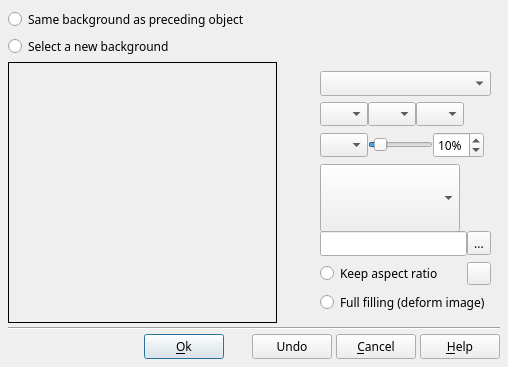
<?xml version="1.0" encoding="UTF-8"?>
<ui version="4.0">
 <class>DlgBackgroundProperties</class>
 <widget class="QDialog" name="DlgBackgroundProperties">
  <property name="geometry">
   <rect>
    <x>0</x>
    <y>0</y>
    <width>508</width>
    <height>367</height>
   </rect>
  </property>
  <property name="minimumSize">
   <size>
    <width>500</width>
    <height>300</height>
   </size>
  </property>
  <property name="font">
   <font>
    <family>Sans Serif</family>
    <pointsize>9</pointsize>
   </font>
  </property>
  <property name="windowTitle">
   <string>Background properties</string>
  </property>
  <layout class="QVBoxLayout" name="verticalLayout">
   <property name="spacing">
    <number>4</number>
   </property>
   <property name="leftMargin">
    <number>8</number>
   </property>
   <property name="topMargin">
    <number>8</number>
   </property>
   <property name="rightMargin">
    <number>8</number>
   </property>
   <property name="bottomMargin">
    <number>8</number>
   </property>
   <item>
    <widget class="QRadioButton" name="SameBackgroundRD">
     <property name="sizePolicy">
      <sizepolicy hsizetype="Preferred" vsizetype="Fixed">
       <horstretch>0</horstretch>
       <verstretch>0</verstretch>
      </sizepolicy>
     </property>
     <property name="toolTip">
      <string>If this option is selected, the slide will have no background definition  but will use the same background as the previous slide:
- If the previous slide does not have a background definition either, the check continues backwards until a slide is found which does have a background definition.
- If no previous slide has a background definition, then a black frame will be used.</string>
     </property>
     <property name="text">
      <string>Same background as preceding object</string>
     </property>
    </widget>
   </item>
   <item>
    <widget class="QRadioButton" name="NewBackgroundRD">
     <property name="sizePolicy">
      <sizepolicy hsizetype="Preferred" vsizetype="Fixed">
       <horstretch>0</horstretch>
       <verstretch>0</verstretch>
      </sizepolicy>
     </property>
     <property name="toolTip">
      <string>If this option is selected, the slide will have its own background definition.</string>
     </property>
     <property name="text">
      <string>Select a new background</string>
     </property>
    </widget>
   </item>
   <item>
    <widget class="QWidget" name="widget" native="true">
     <layout class="QHBoxLayout" name="horizontalLayout_7">
      <property name="spacing">
       <number>4</number>
      </property>
      <property name="leftMargin">
       <number>0</number>
      </property>
      <property name="topMargin">
       <number>0</number>
      </property>
      <property name="rightMargin">
       <number>0</number>
      </property>
      <property name="bottomMargin">
       <number>0</number>
      </property>
      <item>
       <widget class="QLabel" name="Preview">
        <property name="sizePolicy">
         <sizepolicy hsizetype="Expanding" vsizetype="Expanding">
          <horstretch>0</horstretch>
          <verstretch>0</verstretch>
         </sizepolicy>
        </property>
        <property name="frameShape">
         <enum>QFrame::Box</enum>
        </property>
        <property name="text">
         <string notr="true"/>
        </property>
       </widget>
      </item>
      <item>
       <widget class="QWidget" name="scrollArea" native="true">
        <layout class="QGridLayout" name="gridLayout_2">
         <item row="1" column="0">
          <widget class="QLabel" name="FirstColorLabel">
           <property name="text">
            <string notr="true"/>
           </property>
           <property name="pixmap">
            <pixmap>:/img/color.png</pixmap>
           </property>
           <property name="alignment">
            <set>Qt::AlignRight|Qt::AlignTrailing|Qt::AlignVCenter</set>
           </property>
          </widget>
         </item>
         <item row="7" column="1">
          <spacer name="verticalSpacer">
           <property name="orientation">
            <enum>Qt::Vertical</enum>
           </property>
           <property name="sizeHint" stdset="0">
            <size>
             <width>20</width>
             <height>40</height>
            </size>
           </property>
          </spacer>
         </item>
         <item row="0" column="0">
          <widget class="QLabel" name="BrushTypeLabel">
           <property name="text">
            <string notr="true"/>
           </property>
           <property name="pixmap">
            <pixmap>:/img/color_fill.png</pixmap>
           </property>
           <property name="alignment">
            <set>Qt::AlignRight|Qt::AlignTrailing|Qt::AlignVCenter</set>
           </property>
          </widget>
         </item>
         <item row="3" column="1">
          <layout class="QHBoxLayout" name="horizontalLayout_5">
           <property name="spacing">
            <number>0</number>
           </property>
           <property name="leftMargin">
            <number>0</number>
           </property>
           <property name="topMargin">
            <number>0</number>
           </property>
           <property name="rightMargin">
            <number>0</number>
           </property>
           <property name="bottomMargin">
            <number>0</number>
           </property>
           <item>
            <widget class="cBackgroundComboBox" name="BackgroundCombo">
             <property name="minimumSize">
              <size>
               <width>140</width>
               <height>68</height>
              </size>
             </property>
             <property name="maximumSize">
              <size>
               <width>140</width>
               <height>68</height>
              </size>
             </property>
             <property name="toolTip">
              <string>Allows you to select an image.</string>
             </property>
            </widget>
           </item>
           <item>
            <widget class="QLabel" name="BackgroundComboSpacer">
             <property name="sizePolicy">
              <sizepolicy hsizetype="Preferred" vsizetype="Preferred">
               <horstretch>0</horstretch>
               <verstretch>0</verstretch>
              </sizepolicy>
             </property>
             <property name="text">
              <string notr="true"/>
             </property>
            </widget>
           </item>
          </layout>
         </item>
         <item row="4" column="0">
          <widget class="QLabel" name="ImageFileLabel">
           <property name="sizePolicy">
            <sizepolicy hsizetype="Fixed" vsizetype="Fixed">
             <horstretch>0</horstretch>
             <verstretch>0</verstretch>
            </sizepolicy>
           </property>
           <property name="minimumSize">
            <size>
             <width>24</width>
             <height>24</height>
            </size>
           </property>
           <property name="maximumSize">
            <size>
             <width>24</width>
             <height>24</height>
            </size>
           </property>
           <property name="text">
            <string notr="true"/>
           </property>
           <property name="pixmap">
            <pixmap>:/img/object_image.png</pixmap>
           </property>
           <property name="scaledContents">
            <bool>true</bool>
           </property>
           <property name="alignment">
            <set>Qt::AlignRight|Qt::AlignTrailing|Qt::AlignVCenter</set>
           </property>
          </widget>
         </item>
         <item row="0" column="1">
          <widget class="QComboBox" name="BrushTypeCombo">
           <property name="toolTip">
            <string>Allows you to select a brush type in the following list:
- Solid brush: Allow to selects a plain color.
- Gradient 2 colors: Allow to select a gradient from 2 colors
- Gradient 3 colors: Allow to select a gradient from 3 colors
- Image from library: Allow to select a predefined background
- Image disk: Allow to select a photo or an image from a file on the disk.</string>
           </property>
          </widget>
         </item>
         <item row="3" column="0">
          <layout class="QVBoxLayout" name="verticalLayout_2">
           <property name="spacing">
            <number>0</number>
           </property>
           <property name="leftMargin">
            <number>0</number>
           </property>
           <property name="topMargin">
            <number>0</number>
           </property>
           <property name="rightMargin">
            <number>0</number>
           </property>
           <property name="bottomMargin">
            <number>0</number>
           </property>
           <item>
            <widget class="QLabel" name="ImageLibraryLabel">
             <property name="minimumSize">
              <size>
               <width>24</width>
               <height>24</height>
              </size>
             </property>
             <property name="maximumSize">
              <size>
               <width>24</width>
               <height>24</height>
              </size>
             </property>
             <property name="text">
              <string/>
             </property>
             <property name="pixmap">
              <pixmap>:/img/object_image.png</pixmap>
             </property>
             <property name="scaledContents">
              <bool>true</bool>
             </property>
             <property name="alignment">
              <set>Qt::AlignRight|Qt::AlignTop|Qt::AlignTrailing</set>
             </property>
            </widget>
           </item>
           <item>
            <widget class="QLabel" name="ImageLibraryLabel2">
             <property name="text">
              <string notr="true"/>
             </property>
            </widget>
           </item>
          </layout>
         </item>
         <item row="2" column="0">
          <widget class="QLabel" name="OrientationLabel">
           <property name="text">
            <string notr="true"/>
           </property>
           <property name="pixmap">
            <pixmap>:/img/Distance.png</pixmap>
           </property>
           <property name="alignment">
            <set>Qt::AlignRight|Qt::AlignTrailing|Qt::AlignVCenter</set>
           </property>
          </widget>
         </item>
         <item row="5" column="1">
          <layout class="QHBoxLayout" name="horizontalLayout_8">
           <property name="spacing">
            <number>2</number>
           </property>
           <property name="leftMargin">
            <number>0</number>
           </property>
           <property name="topMargin">
            <number>0</number>
           </property>
           <property name="rightMargin">
            <number>0</number>
           </property>
           <property name="bottomMargin">
            <number>0</number>
           </property>
           <item>
            <widget class="QRadioButton" name="KeepRatioRB">
             <property name="sizePolicy">
              <sizepolicy hsizetype="Minimum" vsizetype="Fixed">
               <horstretch>0</horstretch>
               <verstretch>0</verstretch>
              </sizepolicy>
             </property>
             <property name="toolTip">
              <string>If this box is checked, the image isn't deformed and you can open the Image framing dialog to select a part of the image.</string>
             </property>
             <property name="text">
              <string>Keep aspect ratio</string>
             </property>
            </widget>
           </item>
           <item>
            <widget class="QToolButton" name="ImageEditCorrectBT">
             <property name="toolTip">
              <string>Opens the Image framing dialog to select a part of the image.</string>
             </property>
             <property name="text">
              <string notr="true"/>
             </property>
             <property name="icon">
              <iconset>
               <normaloff>:/img/EditImage.png</normaloff>:/img/EditImage.png</iconset>
             </property>
            </widget>
           </item>
          </layout>
         </item>
         <item row="2" column="1">
          <layout class="QHBoxLayout" name="horizontalLayout_3">
           <property name="spacing">
            <number>0</number>
           </property>
           <property name="leftMargin">
            <number>0</number>
           </property>
           <property name="topMargin">
            <number>0</number>
           </property>
           <property name="rightMargin">
            <number>0</number>
           </property>
           <property name="bottomMargin">
            <number>0</number>
           </property>
           <item>
            <widget class="cCGrdOrientationComboBox" name="OrientationCombo">
             <property name="sizePolicy">
              <sizepolicy hsizetype="Fixed" vsizetype="Fixed">
               <horstretch>0</horstretch>
               <verstretch>0</verstretch>
              </sizepolicy>
             </property>
             <property name="minimumSize">
              <size>
               <width>48</width>
               <height>24</height>
              </size>
             </property>
             <property name="maximumSize">
              <size>
               <width>48</width>
               <height>24</height>
              </size>
             </property>
             <property name="toolTip">
              <string>Allows you to select the gradient orientation.</string>
             </property>
             <property name="iconSize">
              <size>
               <width>64</width>
               <height>16</height>
              </size>
             </property>
            </widget>
           </item>
           <item>
            <widget class="QSlider" name="IntermPosSlider">
             <property name="sizePolicy">
              <sizepolicy hsizetype="Fixed" vsizetype="Fixed">
               <horstretch>0</horstretch>
               <verstretch>0</verstretch>
              </sizepolicy>
             </property>
             <property name="minimumSize">
              <size>
               <width>65</width>
               <height>0</height>
              </size>
             </property>
             <property name="maximumSize">
              <size>
               <width>65</width>
               <height>16777215</height>
              </size>
             </property>
             <property name="toolTip">
              <string>Allows you to define the position (in percentage) of the 3rd gradient color.</string>
             </property>
             <property name="minimum">
              <number>1</number>
             </property>
             <property name="value">
              <number>10</number>
             </property>
             <property name="orientation">
              <enum>Qt::Horizontal</enum>
             </property>
            </widget>
           </item>
           <item>
            <widget class="QSpinBox" name="IntermPosED">
             <property name="sizePolicy">
              <sizepolicy hsizetype="Fixed" vsizetype="Fixed">
               <horstretch>0</horstretch>
               <verstretch>0</verstretch>
              </sizepolicy>
             </property>
             <property name="toolTip">
              <string>Allows you to define the position (in percentage) of the 3rd gradient color.</string>
             </property>
             <property name="suffix">
              <string notr="true">%</string>
             </property>
             <property name="minimum">
              <number>1</number>
             </property>
             <property name="value">
              <number>10</number>
             </property>
            </widget>
           </item>
           <item>
            <widget class="QLabel" name="OrientationSpacer">
             <property name="sizePolicy">
              <sizepolicy hsizetype="Minimum" vsizetype="Preferred">
               <horstretch>0</horstretch>
               <verstretch>0</verstretch>
              </sizepolicy>
             </property>
             <property name="text">
              <string notr="true"/>
             </property>
            </widget>
           </item>
          </layout>
         </item>
         <item row="1" column="1">
          <layout class="QHBoxLayout" name="horizontalLayout_6">
           <property name="spacing">
            <number>0</number>
           </property>
           <property name="leftMargin">
            <number>0</number>
           </property>
           <property name="topMargin">
            <number>0</number>
           </property>
           <property name="rightMargin">
            <number>0</number>
           </property>
           <property name="bottomMargin">
            <number>0</number>
           </property>
           <item>
            <widget class="cCColorComboBox" name="FirstColorCombo">
             <property name="sizePolicy">
              <sizepolicy hsizetype="Fixed" vsizetype="Fixed">
               <horstretch>0</horstretch>
               <verstretch>0</verstretch>
              </sizepolicy>
             </property>
             <property name="minimumSize">
              <size>
               <width>48</width>
               <height>24</height>
              </size>
             </property>
             <property name="maximumSize">
              <size>
               <width>48</width>
               <height>24</height>
              </size>
             </property>
             <property name="toolTip">
              <string>Allows you to select the first color.</string>
             </property>
            </widget>
           </item>
           <item>
            <widget class="cCColorComboBox" name="IntermColorCombo">
             <property name="sizePolicy">
              <sizepolicy hsizetype="Fixed" vsizetype="Fixed">
               <horstretch>0</horstretch>
               <verstretch>0</verstretch>
              </sizepolicy>
             </property>
             <property name="minimumSize">
              <size>
               <width>48</width>
               <height>24</height>
              </size>
             </property>
             <property name="maximumSize">
              <size>
               <width>48</width>
               <height>24</height>
              </size>
             </property>
             <property name="toolTip">
              <string>Allows you to select the second color.</string>
             </property>
            </widget>
           </item>
           <item>
            <widget class="cCColorComboBox" name="FinalColorCombo">
             <property name="sizePolicy">
              <sizepolicy hsizetype="Fixed" vsizetype="Fixed">
               <horstretch>0</horstretch>
               <verstretch>0</verstretch>
              </sizepolicy>
             </property>
             <property name="minimumSize">
              <size>
               <width>48</width>
               <height>24</height>
              </size>
             </property>
             <property name="maximumSize">
              <size>
               <width>48</width>
               <height>24</height>
              </size>
             </property>
             <property name="toolTip">
              <string>Allows you to select the last color.</string>
             </property>
            </widget>
           </item>
           <item>
            <widget class="QLabel" name="FirstColorSpacer">
             <property name="sizePolicy">
              <sizepolicy hsizetype="Preferred" vsizetype="Preferred">
               <horstretch>0</horstretch>
               <verstretch>0</verstretch>
              </sizepolicy>
             </property>
             <property name="text">
              <string notr="true"/>
             </property>
            </widget>
           </item>
          </layout>
         </item>
         <item row="6" column="1">
          <widget class="QRadioButton" name="FullFillRB">
           <property name="sizePolicy">
            <sizepolicy hsizetype="Minimum" vsizetype="Fixed">
             <horstretch>0</horstretch>
             <verstretch>0</verstretch>
            </sizepolicy>
           </property>
           <property name="toolTip">
            <string>If this box is checked, the image fills the screen, even if it has to be deformed.</string>
           </property>
           <property name="text">
            <string>Full filling (deform image)</string>
           </property>
          </widget>
         </item>
         <item row="4" column="1">
          <layout class="QHBoxLayout" name="horizontalLayout_4">
           <property name="spacing">
            <number>0</number>
           </property>
           <property name="leftMargin">
            <number>0</number>
           </property>
           <property name="topMargin">
            <number>0</number>
           </property>
           <property name="rightMargin">
            <number>0</number>
           </property>
           <property name="bottomMargin">
            <number>0</number>
           </property>
           <item>
            <widget class="QLineEdit" name="ImageFileED">
             <property name="sizePolicy">
              <sizepolicy hsizetype="Preferred" vsizetype="Fixed">
               <horstretch>0</horstretch>
               <verstretch>0</verstretch>
              </sizepolicy>
             </property>
             <property name="text">
              <string notr="true"/>
             </property>
             <property name="readOnly">
              <bool>true</bool>
             </property>
            </widget>
           </item>
           <item>
            <widget class="QToolButton" name="ImageFileBT">
             <property name="toolTip">
              <string>Allows you to select a photo or an image from a file on the disk.</string>
             </property>
             <property name="text">
              <string notr="true">...</string>
             </property>
             <property name="icon">
              <iconset>
               <normaloff>:/img/FolderOpen.png</normaloff>:/img/FolderOpen.png</iconset>
             </property>
            </widget>
           </item>
          </layout>
         </item>
        </layout>
       </widget>
      </item>
     </layout>
    </widget>
   </item>
   <item>
    <widget class="Line" name="line">
     <property name="sizePolicy">
      <sizepolicy hsizetype="Preferred" vsizetype="Fixed">
       <horstretch>0</horstretch>
       <verstretch>0</verstretch>
      </sizepolicy>
     </property>
     <property name="orientation">
      <enum>Qt::Horizontal</enum>
     </property>
    </widget>
   </item>
   <item>
    <layout class="QHBoxLayout" name="horizontalLayout_2">
     <property name="spacing">
      <number>4</number>
     </property>
     <item>
      <spacer name="horizontalSpacer_2">
       <property name="orientation">
        <enum>Qt::Horizontal</enum>
       </property>
       <property name="sizeHint" stdset="0">
        <size>
         <width>40</width>
         <height>20</height>
        </size>
       </property>
      </spacer>
     </item>
     <item>
      <widget class="QPushButton" name="OKBT">
       <property name="toolTip">
        <string>Accept modification and exit dialog box</string>
       </property>
       <property name="text">
        <string>&amp;Ok</string>
       </property>
       <property name="icon">
        <iconset>
         <normaloff>:/img/action_ok.png</normaloff>:/img/action_ok.png</iconset>
       </property>
      </widget>
     </item>
     <item>
      <widget class="QLabel" name="label_2">
       <property name="sizePolicy">
        <sizepolicy hsizetype="Fixed" vsizetype="Preferred">
         <horstretch>0</horstretch>
         <verstretch>0</verstretch>
        </sizepolicy>
       </property>
       <property name="minimumSize">
        <size>
         <width>20</width>
         <height>0</height>
        </size>
       </property>
       <property name="maximumSize">
        <size>
         <width>20</width>
         <height>16777215</height>
        </size>
       </property>
       <property name="text">
        <string notr="true"/>
       </property>
      </widget>
     </item>
     <item>
      <widget class="QPushButton" name="UndoBT">
       <property name="toolTip">
        <string>Undo last action (CTRL+Z)</string>
       </property>
       <property name="text">
        <string>Undo</string>
       </property>
       <property name="icon">
        <iconset>
         <normaloff>:/img/undo24.png</normaloff>:/img/undo24.png</iconset>
       </property>
       <property name="shortcut">
        <string>Ctrl+Z</string>
       </property>
      </widget>
     </item>
     <item>
      <widget class="QPushButton" name="CancelBt">
       <property name="toolTip">
        <string>Cancel modification and exit dialog box</string>
       </property>
       <property name="text">
        <string>&amp;Cancel</string>
       </property>
       <property name="icon">
        <iconset>
         <normaloff>:/img/action_cancel.png</normaloff>:/img/action_cancel.png</iconset>
       </property>
      </widget>
     </item>
     <item>
      <widget class="QPushButton" name="HelpBt">
       <property name="toolTip">
        <string>Show help about this dialogue box</string>
       </property>
       <property name="text">
        <string>&amp;Help</string>
       </property>
       <property name="icon">
        <iconset>
         <normaloff>:/img/help.png</normaloff>:/img/help.png</iconset>
       </property>
      </widget>
     </item>
    </layout>
   </item>
  </layout>
 </widget>
 <customwidgets>
  <customwidget>
   <class>cCColorComboBox</class>
   <extends>QComboBox</extends>
   <header>../ffDiaporama_lib/cColorComboBox.h</header>
  </customwidget>
  <customwidget>
   <class>cCGrdOrientationComboBox</class>
   <extends>QComboBox</extends>
   <header>../ffDiaporama_lib/cGrdOrientationComboBox.h</header>
  </customwidget>
  <customwidget>
   <class>cBackgroundComboBox</class>
   <extends>QComboBox</extends>
   <header>../ffDiaporama_lib/cBackgroundComboBox.h</header>
  </customwidget>
 </customwidgets>
 <resources/>
 <connections/>
</ui>
